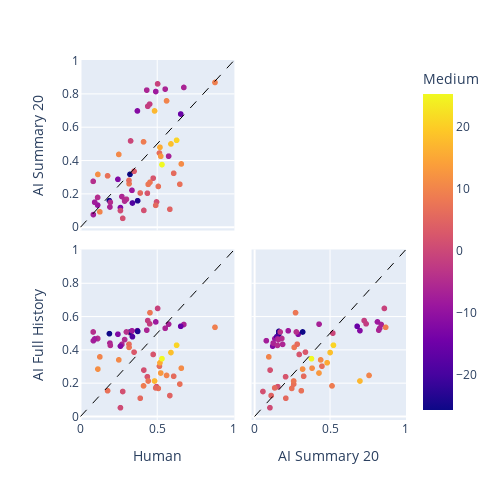

The notebook cell saved with this chart:
### Code cell
# pair wise plot of risky probability 
agg_per_problem_merged = agg_per_problem_concat.pivot(index=problem_keys, columns=["Player"], values="Choice").reset_index()
fig = px.scatter_matrix(agg_per_problem_merged, dimensions=agg_per_problem.keys(), color="Medium", width=500, height=500)
# change showupperhalf=False, # remove plots on diagonal
fig.update_traces(diagonal_visible=False)
fig.update_traces(showupperhalf=False,)
# add equality line in all facets
refs = [ ('x2', 'y3'), ('x1','y2'), ('x1','y3')]
for ref in refs:
    fig.add_shape(type="line", xref=ref[0], yref=ref[1], x0=0, x1=1, y0=0, y1=1, line=dict(color="black", width=1, dash="dash"))

fig.show()
fig.write_image(f"{fig_folder}/p_risky_pairwise_players.png")

### Figure 1 — Plotly figure (JSON) as saved in the notebook; plotly's stock layout.template omitted (floating-point values rounded to 4 significant figures)
{"data": [{"diagonal": {"visible": false}, "dimensions": [{"axis": {"matches": true}, "label": "Human", "values": [0.3275, 0.504, 0.2445, 0.3235, 0.452, 0.6755, 0.372, 0.2705, 0.433, 0.4395, 0.261, 0.5535, 0.112, 0.655, 0.189, 0.3395, 0.3735, 0.3365, 0.492, 0.083, 0.112, 0.412, 0.3905, 0.084, 0.1925, 0.195, 0.497, 0.584, 0.5085, 0.414, 0.516, 0.4915, 0.649, 0.3, 0.437, 0.0925, 0.276, 0.2885, 0.576, 0.609, 0.5195, 0.484, 0.879, 0.5625, 0.475, 0.3175, 0.2505, 0.591, 0.1265, 0.35, 0.5245, 0.261, 0.1135, 0.177, 0.659, 0.5325, 0.454, 0.628, 0.317, 0.4425]}, {"axis": {"matches": true}, "label": "AI Summary 20", "values": [0.5205, 0.863, 0.29, 0.32, 0.7415, 0.8415, 0.7005, 0.1865, 0.8255, 0.7285, 0.1205, 0.8315, 0.1355, 0.682, 0.162, 0.148, 0.1615, 0.224, 0.817, 0.278, 0.1815, 0.515, 0.208, 0.0785, 0.124, 0.1525, 0.1545, 0.1105, 0.2475, 0.1035, 0.448, 0.134, 0.2605, 0.1705, 0.2065, 0.1525, 0.056, 0.1595, 0.429, 0.3265, 0.4825, 0.7005, 0.8715, 0.761, 0.297, 0.2635, 0.4395, 0.5025, 0.095, 0.3385, 0.4285, 0.1025, 0.3195, 0.311, 0.3825, 0.3785, 0.2725, 0.5245, 0.2835, 0.26]}, {"axis": {"matches": true}, "label": "AI Full History", "values": [0.5005, 0.649, 0.494, 0.5075, 0.5565, 0.5525, 0.5155, 0.433, 0.5185, 0.576, 0.4225, 0.5295, 0.4675, 0.5415, 0.4975, 0.479, 0.511, 0.5145, 0.568, 0.5075, 0.4685, 0.1835, 0.1095, 0.455, 0.4405, 0.427, 0.179, 0.1255, 0.1685, 0.2785, 0.302, 0.1715, 0.1945, 0.5075, 0.2385, 0.4655, 0.15, 0.462, 0.5545, 0.2415, 0.3225, 0.213, 0.5355, 0.2465, 0.3725, 0.415, 0.34, 0.384, 0.358, 0.3865, 0.261, 0.0525, 0.2845, 0.1545, 0.29, 0.347, 0.6235, 0.428, 0.434, 0.213]}], "hovertemplate": "%{xaxis.title.text}=%{x}<br>%{yaxis.title.text}=%{y}<br>Medium=%{marker.color}<extra></extra>", "legendgroup": "", "marker": {"color": [-0.3, -1.0, -12.2, -25.6, -1.9, -6.4, -11.7, -6.0, -6.1, -1.8, -12.1, -6.4, -9.4, -15.5, -25.4, -18.7, -23.8, -8.1, -8.4, -4.5, -4.6, 8.7, 5.6, -7.5, -6.4, -4.9, 1.2, 4.6, 7.0, 1.4, 6.4, 5.6, 6.8, -4.1, 2.2, -7.9, 1.3, -5.1, -6.9, 5.9, 15.5, 17.1, 9.2, 9.9, 2.2, 8.0, 10.6, 18.1, 9.9, 2.8, 12.8, 0.5, 11.5, 7.0, 11.0, 25.2, 7.9, 20.7, 6.0, 7.7], "coloraxis": "coloraxis", "symbol": "circle"}, "name": "", "showlegend": false, "showupperhalf": false, "type": "splom"}], "layout": {"coloraxis": {"colorbar": {"title": {"text": "Medium"}}, "colorscale": [[0, "#0d0887"], [0.1111, "#46039f"], [0.2222, "#7201a8"], [0.3333, "#9c179e"], [0.4444, "#bd3786"], [0.5556, "#d8576b"], [0.6667, "#ed7953"], [0.7778, "#fb9f3a"], [0.8889, "#fdca26"], [1, "#f0f921"]]}, "dragmode": "select", "height": 500, "legend": {"tracegroupgap": 0}, "margin": {"t": 60}, "shapes": [{"line": {"color": "black", "dash": "dash", "width": 1}, "type": "line", "x0": 0, "x1": 1, "xref": "x2", "y0": 0, "y1": 1, "yref": "y3"}, {"line": {"color": "black", "dash": "dash", "width": 1}, "type": "line", "x0": 0, "x1": 1, "xref": "x", "y0": 0, "y1": 1, "yref": "y2"}, {"line": {"color": "black", "dash": "dash", "width": 1}, "type": "line", "x0": 0, "x1": 1, "xref": "x", "y0": 0, "y1": 1, "yref": "y3"}], "width": 500}}
